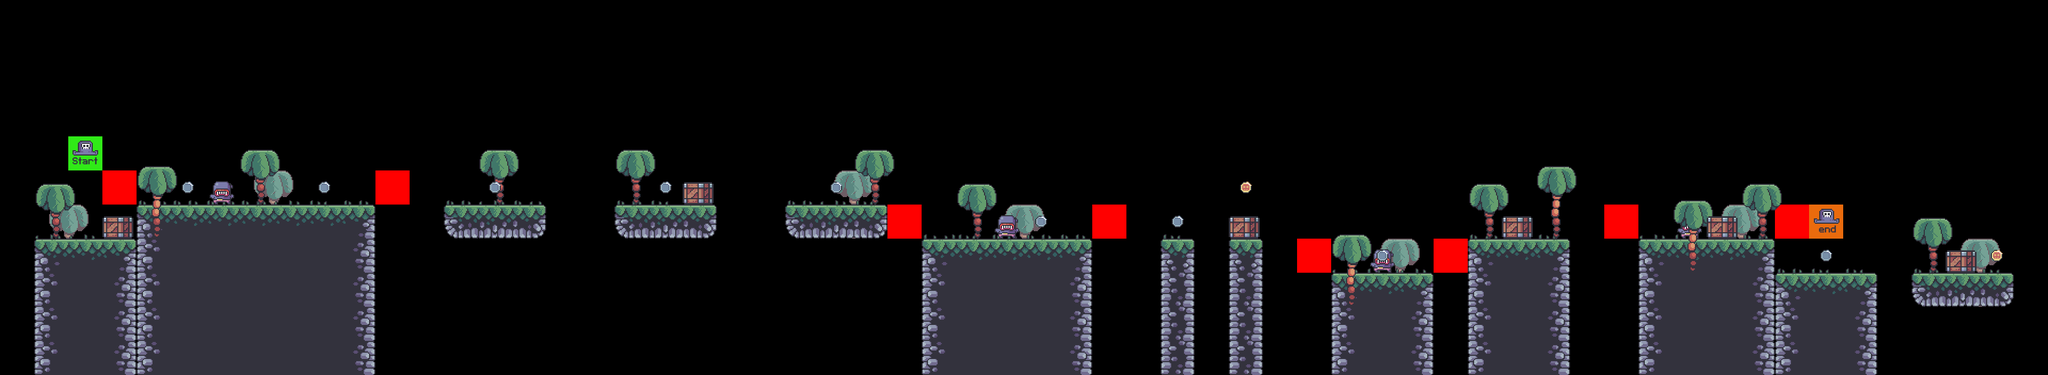

Tiled map render using the project's own tile images. Description and the map definition, with tile-layer contents summarised, below:
An orthogonal 60x11 tile map with 64x64 px tiles, 9 tile layers (bg_palms, terrain, grass, enemies, ...), 7 tilesets.

<map version="1.8" tiledversion="1.8.2" orientation="orthogonal" renderorder="right-down" width="60" height="11" tilewidth="64" tileheight="64" infinite="0" nextlayerid="10" nextobjectid="1">
 <tileset firstgid="1" source="../../../GM_6/level/tilesets/terrain_tiles.tsx" />
 <tileset firstgid="17" source="../../../GM_6/level/tilesets/coin_tiles.tsx" />
 <tileset firstgid="19" source="../../../GM_6/level/tilesets/grass_tiles.tsx" />
 <tileset firstgid="24" source="../../../GM_6/level/tilesets/player_tiles.tsx" />
 <tileset firstgid="26" source="../../../GM_6/level/tilesets/enemy_tile.tsx" />
 <tileset firstgid="28" source="../../../GM_6/level/tilesets/crate.tsx" />
 <tileset firstgid="29" source="../../../GM_6/level/tilesets/palms.tsx" />
 <layer id="9" name="bg_palms" width="60" height="11">
  <data>[660 cells, 7 non-empty, 1 distinct tile ids]</data>
 </layer>
 <layer id="1" name="terrain" width="60" height="11">
  <data>[660 cells, 133 non-empty, 11 distinct tile ids]</data>
 </layer>
 <layer id="3" name="grass" width="60" height="11">
  <data>[660 cells, 42 non-empty, 5 distinct tile ids]</data>
 </layer>
 <layer id="5" name="enemies" width="60" height="11">
  <data>[660 cells, 4 non-empty, 1 distinct tile ids]</data>
 </layer>
 <layer id="6" name="constraints" width="60" height="11">
  <data>[660 cells, 8 non-empty, 1 distinct tile ids]</data>
 </layer>
 <layer id="8" name="fg_palms" width="60" height="11">
  <data>[660 cells, 13 non-empty, 2 distinct tile ids]</data>
 </layer>
 <layer id="7" name="crates" width="60" height="11">
  <data>[660 cells, 6 non-empty, 1 distinct tile ids]</data>
 </layer>
 <layer id="2" name="coins" width="60" height="11">
  <data>[660 cells, 11 non-empty, 2 distinct tile ids]</data>
 </layer>
 <layer id="4" name="player" width="60" height="11">
  <data>[660 cells, 2 non-empty, 2 distinct tile ids]</data>
 </layer>
</map>
